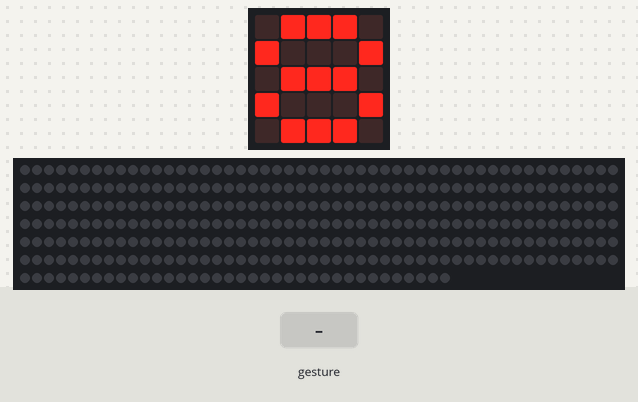
Simulated run of this program. Board: BBC micro:bit (MakeCode). On the bench: the board's 5×5 LED display, 336 RGB LEDs in strip order, left to right, continuing on the next row. Inputs (shaded band) come from the test bench. Dim RGB values are drawn brighter than linear; random numbers come from a fixed seed; a tilt is held for 1.5 s and a shake lasts 1 s, then the board lies face up again.

Above: at 0.7 s.
At 18.3 s:
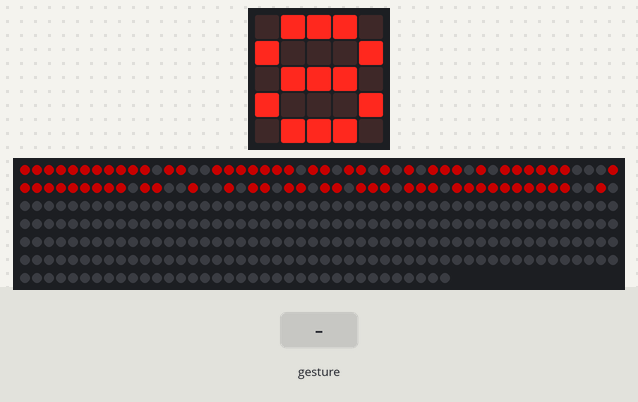
18.4 s: gesture 'shake'
At 19.5 s:
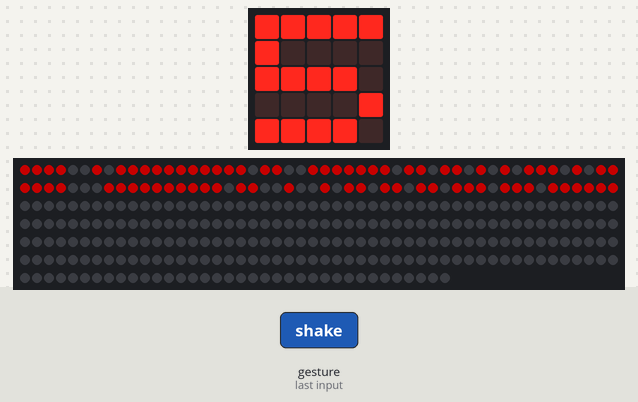
Timing chart, 0 to 21.4 s (numbered marks = the images above; inputs shaded):
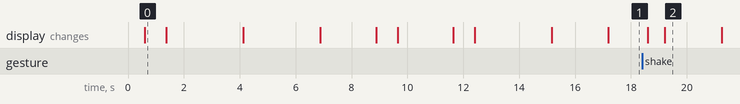

The program:

main.ts
```typescript
function neop_schreibe_zch(zch_str: string = "A", color: number) {
    let zeichen_matrix2: Array<number> = []

    let mx2 = arr_tech_matrix[0];
    let my2 = zch_str.length;
    // arr_tech_matrix[1] = my2 * 7;

    // strip.showRainbow(1, 360)

    let myColor: number = color;
    let is_type2 = 0; //buchstabe

    let zch_len2 = zch_str.length
    if (zch_len2 > 1) {
        is_type2 = 1; // wort
        let arr_split2 = zch_str.split(",")
        if (arr_split2.length > 2) {
            is_type2 = 2; //array
            zeichen_matrix2 = arr_split2.map(wert => parseInt(wert));
            zch_len2 = 1;
        }
    }
    // strip = range.range(0, 4)
    strip.clear()
    strip.show()
    let mycolor = randColor();
    ges_breite=0;
    let breite:number;
    let abstand=1;
    for (let o = 0; o < zch_len2; o++) {
        // myColor = randColor();
        let zch2: string;
        if (is_type2 < 2) { //no array
            zch2 = zch_str[o]
            if (zch2 == " ") {
                myColor = randColor();
            }
            let found2 = bst_reihe.indexOf(zch2);
            if (found2 == -1) {
                found2 = 0;
            }
            zeichen_matrix2 = arr_zeichen[found2];
        }
        // strip.clear()
        // strip.show()
        breite = 5
        if (zeichen_matrix2.length==9) {
            breite = zeichen_matrix2[8]
        }

        ges_breite += (breite + abstand);

        basic.showNumber(zeichen_matrix2.length)
        strip.rotate(8 * (breite + abstand));
        zeichen_matrix2.forEach(function (zahl, zeile) {
            for (let bit2 = 0; bit2 < mx2; bit2++) {
                // let z = zeile, c = bit2 //7- minus
                let c = zeile, z = bit2 //7- minus 2024
                //b=z, z=bit
                //b=z, z=mx-1-bit
                if (zahl & Math.pow(2, (bit2 + shift + mx2) % mx2)) {
                    // let px2 = z * mx2 + ((z % 2) ? (mx2 - 1 - c) : c)
                    // let px2 = z * mx2 + ((z % 2) == 0 ? (mx2 - 1 - c) : c)
                    let px2 = z * mx2 + c

                    strip.setPixelColor(px2, myColor);
                    // strip.showRainbow(1, 360)
                    //    basic.showNumber(c)
                }
            }
        })
        // strip.show()
        // arr_neop_strips[sss].show();

        strip.show();

        if (is_type2 == 1) {
            pause(strip_pause)
            // basic.showString(zch2)
        }
        // strip.rotate(8 * 6);
        // strip.rotate(8 * (breite+1));
        // strip.rotate(0);
        // strip.show();
    }
    automat = true;

}

function randColor() {
    return [NeoPixelColors.Red, NeoPixelColors.Green, NeoPixelColors.Blue, NeoPixelColors.Yellow][Math.randomRange(0, 3)]
}


function init_alphabet() {
    bst_reihe = " ABCDEFGHIJKLMNOPQRSTUVWXYZÄÖÜäöü0123456789!?.,*+-=≠:%abcdefghijklmnopqrstuvwxyz()<>";
    arr_zeichen = [
        [0, 0, 0, 0, 0, 0, 0, 0],
        [14, 17, 17, 31, 17, 17, 17, 0], //A
        [30, 17, 17, 30, 17, 17, 30, 0],
        [14, 17, 16, 16, 16, 17, 14, 0],
        [30, 17, 17, 17, 17, 17, 30, 0],//D
        [31, 16, 16, 30, 16, 16, 31, 0],
        [31, 16, 16, 30, 16, 16, 16, 0],
        [14, 17, 16, 23, 17, 17, 14, 0],
        [17, 17, 17, 31, 17, 17, 17, 0],
        [14, 4, 4, 4, 4, 4, 14, 0],
        [31, 1, 1, 1, 1, 17, 14, 0], //J
        [17, 18, 20, 24, 20, 18, 17, 0], //K
        [16, 16, 16, 16, 16, 16, 31, 0],
        [17, 27, 21, 21, 17, 17, 17, 0],
        [17, 17, 25, 21, 19, 17, 17, 0],
        [14, 17, 17, 17, 17, 17, 14, 0],
        [30, 17, 17, 30, 16, 16, 16, 0],
        [14, 17, 17, 17, 21, 18, 13, 0],
        [30, 17, 17, 30, 20, 18, 17, 0],
        [14, 17, 16, 14, 1, 17, 14, 0],
        [31, 4, 4, 4, 4, 4, 4, 0],       //T
        [17, 17, 17, 17, 17, 17, 14, 0],
        [17, 17, 17, 17, 17, 10, 4, 0],
        [17, 17, 17, 21, 21, 27, 17, 0],
        [17, 17, 10, 4, 10, 17, 17, 0],
        [17, 17, 10, 4, 4, 4, 4, 0],
        [31, 1, 2, 4, 8, 16, 31, 0], //Z
        [10, 0, 14, 17, 31, 17, 17, 0], //Ä
        [10, 0, 14, 17, 17, 17, 14, 0], //Ö
        [10, 0, 17, 17, 17, 17, 14, 0], //Ü
        [10, 0, 14, 1, 15, 17, 15, 0], //ä
        [0, 10, 0, 14, 17, 17, 14, 0], //ö
        [0, 10, 0, 17, 17, 17, 14, 0], //ü

        [14, 17, 19, 21, 25, 17, 14, 0], //0
        [4, 12, 4, 4, 4, 4, 14, 0],
        [14, 17, 1, 2, 4, 8, 31, 0],
        [31, 2, 4, 2, 1, 17, 14, 0],
        [2, 6, 10, 18, 31, 2, 2, 0],
        [31, 16, 30, 1, 1, 17, 14, 0],
        [6, 8, 16, 30, 17, 17, 14, 0],
        [31, 1, 2, 4, 4, 4, 4, 0],
        [14, 17, 17, 14, 17, 17, 14, 0],
        [14, 17, 17, 15, 1, 2, 12, 0],//9

        [1, 1, 1, 1, 1, 0, 1, 0,1], //!
        [14, 17, 1, 2, 4, 0, 4, 0], //?
        [0, 0, 0, 0, 0, 12, 12, 0], //.
        [0, 0, 0, 0, 0, 12, 12, 4], //,
        [0, 0, 4, 21, 14, 21, 4, 0], //*
        [0, 0, 4, 4, 31, 4, 4, 0], //+
        [0, 0, 0, 0, 31, 0, 0, 0], //-
        [0, 0, 0, 31, 0, 31, 0, 0], //=
        [1, 2, 31, 4, 31, 8, 16, 0], //
        [0, 0, 12, 12, 0, 12, 12, 0], //:
        [24, 25, 2, 4, 8, 19, 3, 0], //%

        [0, 0, 14, 1, 15, 17, 31, 0],//a
        [16, 16, 22, 25, 17, 17, 14, 0], //b
        [0, 0, 14, 16, 16, 16, 14, 0], //c
        [1, 1, 13, 19, 17, 17, 15, 0], //d
        [0, 0, 14, 17, 31, 16, 14, 0], //e
        [2, 5, 4, 14, 4, 4, 4, 4], //f
        [0, 0, 15, 17, 17, 15, 1, 14], //g
        [16, 16, 22, 25, 17, 17, 17, 0], //h
        [4, 0, 12, 4, 4, 4, 14, 0], //i
        [2, 0, 2, 2, 2, 2, 10, 4], //j
        [8, 8, 9, 10, 12, 10, 9, 0], //k
        [12, 4, 4, 4, 4, 4, 14, 0], //l
        [0, 0, 26, 21, 21, 21, 21, 0],//m
        [0, 0, 22, 25, 17, 17, 17, 0], //n
        [0, 0, 14, 17, 17, 17, 14, 0], //o
        [0, 0, 30, 17, 17, 30, 16, 16], //p
        [0, 0, 15, 17, 17, 15, 1, 1], //q
        [0, 0, 11, 12, 8, 8, 8, 0], //r
        [0, 0, 15, 16, 14, 1, 30, 0], //s
        [4, 14, 4, 4, 4, 5, 2, 0], //t
        [0, 0, 17, 17, 17, 19, 13, 0], //u
        [0, 0, 17, 17, 17, 10, 4, 0], //v
        [0, 0, 17, 17, 17, 21, 10, 0], //w
        [0, 0, 17, 10, 4, 10, 17, 0], //x
        [0, 0, 17, 9, 6, 4, 8, 16], //y
        [0, 0, 31, 2, 4, 8, 31, 0], //z


        [4, 8, 16, 16, 16, 8, 4, 0], //()
        [4, 2, 1, 1, 1, 2, 4, 0], //)

        [2, 4, 8, 16, 8, 4, 2, 0], //<
        [8, 4, 2, 1, 2, 4, 8, 0], //>
        [6, 9, 28, 8, 28, 9, 6, 0]
    ]
}

function set_helligkeit(helligkeit: number) {
    strip_helligkeit = helligkeit
    // console.log("helligkeit"+strip_helligkeit)
    strip.setBrightness(strip_helligkeit)
}
function loesche_matrix() {
    strip.clear()
    strip.show()
}
// strip.show()
function init_strip() {
    pixelAnzahl = arr_tech_matrix[0] * arr_tech_matrix[1]
    strip = neopixel.create(0, pixelAnzahl, NeoPixelMode.RGB)
    strip.setBrightness(strip_helligkeit)
    strip.clear()
}
let pixelAnzahl = 0
let strip_helligkeit = 0
let arr_tech_matrix: number[] = []
let range: neopixel.Strip = null


// #########################################
// let myText: string = "Ich bin eine Würfelbox";
let myText: string = "Ich bin eine Würfel!";
myText="ABC!BC";
range = neopixel.create(DigitalPin.P0, 56 * myText.length, NeoPixelMode.RGB)
let strip = range.range(0, 100)
// strip2 = neopixel.create(DigitalPin.P1, 64, NeoPixelMode.RGB)
// #########################################

// auch  scrollspeed
let automat = false
automat = true;

let shift: number = 0

basic.showIcon(IconNames.SmallSquare)
arr_tech_matrix = [8, 8]
strip_helligkeit = 100
// let strip_pause = 250
let strip_pause = 2000
// strip.showColor(neopixel.colors(NeoPixelColors.Green))
// strip.show()
// strip.rotate(8)
// strip.show()
let bst_reihe: string = "";
let arr_zeichen: number[][];
strip.setBrightness(strip_helligkeit);
init_alphabet();

// strip.setPixelColor(0, neopixel.colors(NeoPixelColors.Red))
// strip.setPixelColor(1, neopixel.colors(NeoPixelColors.Red))
// strip.setPixelColor(8, neopixel.colors(NeoPixelColors.Red))
// strip.setPixelColor(9, neopixel.colors(NeoPixelColors.Red))

// strip.setPixelColor(16, neopixel.colors(NeoPixelColors.Red))
// strip.setPixelColor(17, neopixel.colors(NeoPixelColors.Red))


neop_schreibe_zch(myText, NeoPixelColors.Red)
let ges_breite=0;

// strip.showRainbow(1, 360)

basic.forever(() => {
    if (automat) {
        strip.rotate(8);
        strip.show();

        // arr_neop_strips[1].rotate(16 * 1);
        // arr_neop_strips[1].show();


        basic.pause(strip_pause)
        // arr_neop_strips[0].showRainbow(1, 360)

        // if (runden == max_runden) {
        //     arr_neop_strips[0].clear();
        //     basic.showString(" ");
        //     // power.lowPowerRequest()
        // }
    }
})

input.onGesture(Gesture.Shake, function () {
    basic.showNumber(randint(1, 6))
})
```

test.ts
```typescript
// Hier kann man Tests durchführen; diese Datei wird nicht kompiliert, wenn dieses Paket als Erweiterung verwendet wird.
```
